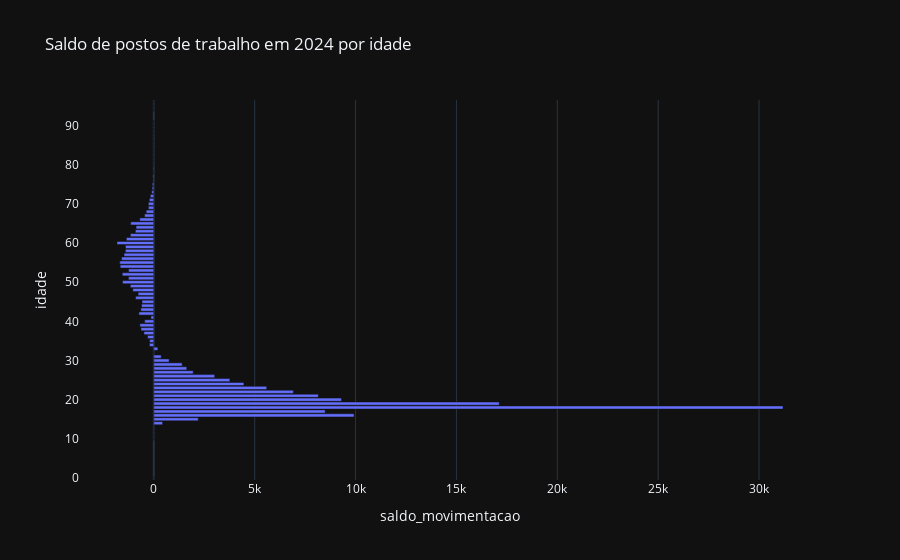

Write notebook code for a chart like this one.
### Code cell
saldo_idade = (
    caged.groupby("idade", as_index=False)
    .agg({"saldo_movimentacao": "sum"})
    .sort_values("saldo_movimentacao", ascending=True)
)

fig_saldo_idade = px.bar(
    saldo_idade,
    x="saldo_movimentacao",
    y="idade",
    orientation='h',
    title="Saldo de postos de trabalho em 2024 por idade",
    template=TEMPLATE
)
fig_saldo_idade.show()

### Figure 1 — Plotly figure (JSON) as saved in the notebook; plotly's stock layout.template omitted (floating-point values rounded to 4 significant figures)
{"data": [{"alignmentgroup": "True", "hovertemplate": "saldo_movimentacao=%{x}<br>idade=%{y}<extra></extra>", "legendgroup": "", "marker": {"color": "#636efa", "pattern": {"shape": ""}}, "name": "", "offsetgroup": "", "orientation": "h", "showlegend": false, "textposition": "auto", "type": "bar", "x": [-1824, -1688, -1666, -1597, -1563, -1548, -1476, -1409, -1405, -1360, -1257, -1252, -1163, -1161, -1146, -1040, -914, -900, -879, -778, -740, -698, -690, -642, -638, -607, -585, -489, -461, -454, -377, -308, -268, -267, -221, -217, -209, -170, -143, -102, -80, -72, -46, -36, -34, -18, -18, -13, -13, -11, -6, -6, -5, -4, -4, -1, -1, -1, -1, -1, 1, 1, 4, 7, 9, 13, 16, 201, 367, 437, 760, 1406, 1634, 1952, 2204, 3019, 3768, 4464, 5597, 6919, 8155, 8495, 9303, 9926, 17121, 31187], "xaxis": "x", "y": [60, 55, 54, 56, 52, 50, 57, 58, 59, 61, 51, 53, 49, 62, 65, 48, 63, 46, 64, 47, 42, 66, 39, 43, 38, 44, 45, 37, 67, 40, 68, 36, 69, 70, 71, 34, 35, 72, 41, 73, 74, 75, 77, 76, 79, 78, 80, 83, 32, 81, 87, 86, 84, 85, 82, 95, 88, 90, 91, 94, 89, 96, 10, 11, 12, 13, 0, 33, 31, 14, 30, 29, 28, 27, 15, 26, 25, 24, 23, 22, 21, 17, 20, 16, 19, 18], "yaxis": "y"}], "layout": {"barmode": "relative", "legend": {"tracegroupgap": 0}, "title": {"text": "Saldo de postos de trabalho em 2024 por idade"}, "xaxis": {"anchor": "y", "domain": [0, 1], "title": {"text": "saldo_movimentacao"}}, "yaxis": {"anchor": "x", "domain": [0, 1], "title": {"text": "idade"}}}}
